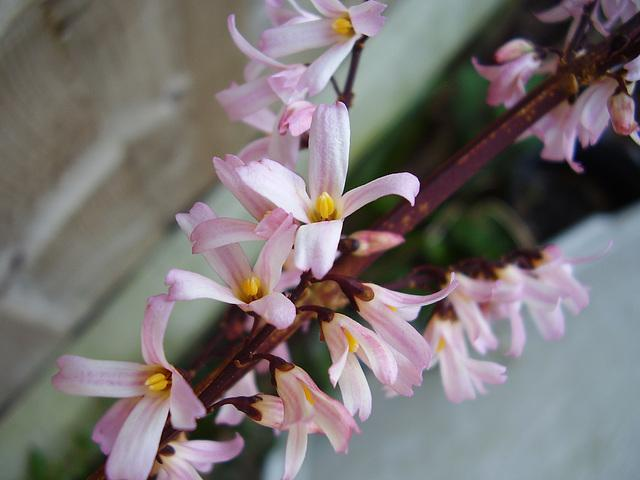
#> input picture python-code/opengl-learning/resources/images/f2.jpg, 640 x 480 px, found by its file name
$ jupyter execute --allow-errors '图像运算-除法运算.ipynb'   (shell and % lines are left out)
#> lines starting #> are read from the running program, lines starting #| are printed output that depends on the picture
# 图像运算-除法运算

除法运算可以用于校正成像设备的非线性影响，还可以用于检测两幅图像间的区别。除法运算的结果是像素值的变化比率，而不是每个像素的绝对差异，因此，除法运算也称为比率变换。计算公式如下：

$$f(Z) = \frac{f(X)}{f(Y)}$$

其中，$f(Z)$是输出图像，$f(X)$，$f(Y)$是输入图像。在计算过程中还需要考虑像素值为零的情况。

[cell 1]
import matplotlib.pyplot as plt
import numpy as np
import skimage as sk
import skimage.io as io
import skimage.color as color

[cell 2]
A = io.imread('../datas/f2.jpg')
#> A is the input picture: shape (480, 640, 3); mean R, G, B 120.8, 114.2, 114.3
grayA = color.rgb2gray(A)
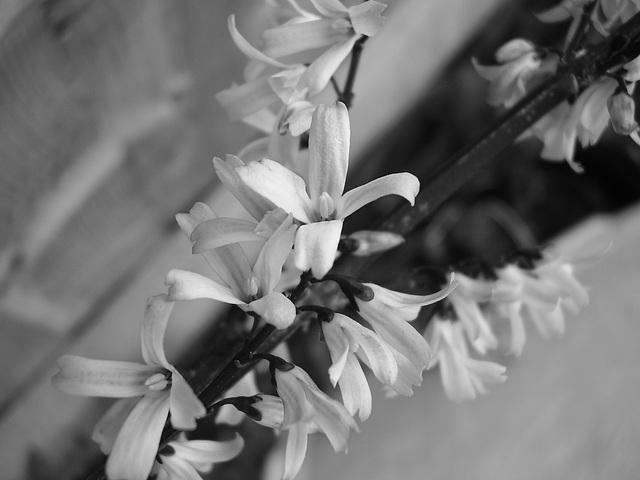
#> grayA: shape (480, 640) float64; min 0.005, max 0.983, mean 0.453
B = io.imread('../datas/f1.jpg')
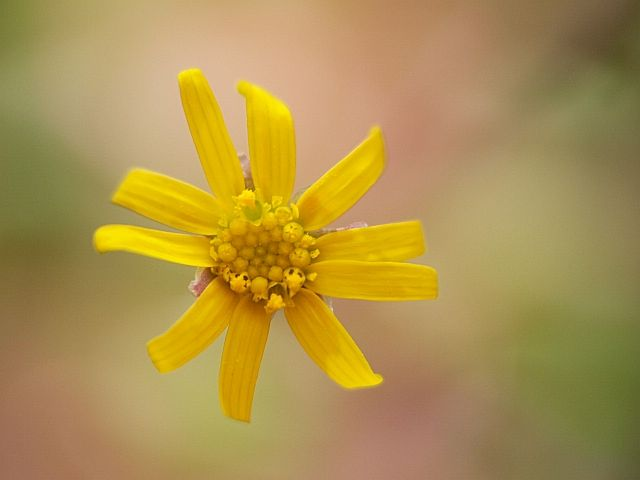
#> input picture datas/f1.jpg, 640 x 480 px
#> B is the input picture: shape (480, 640, 3); mean R, G, B 173.2, 145.8, 78.8
grayB = color.rgb2gray(B)
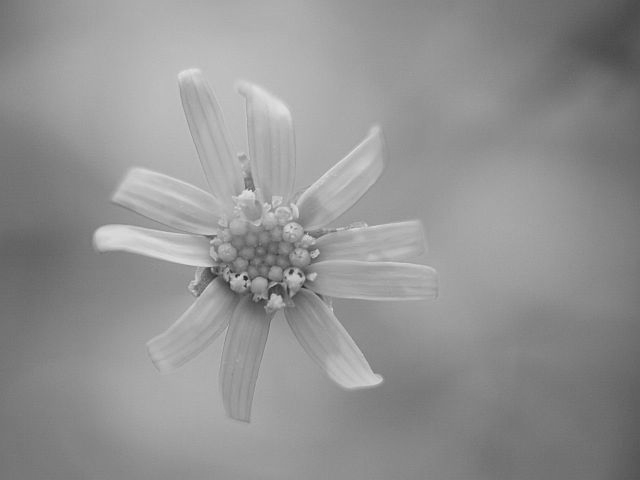
#> grayB: shape (480, 640) float64; min 0.139, max 0.894, mean 0.576
